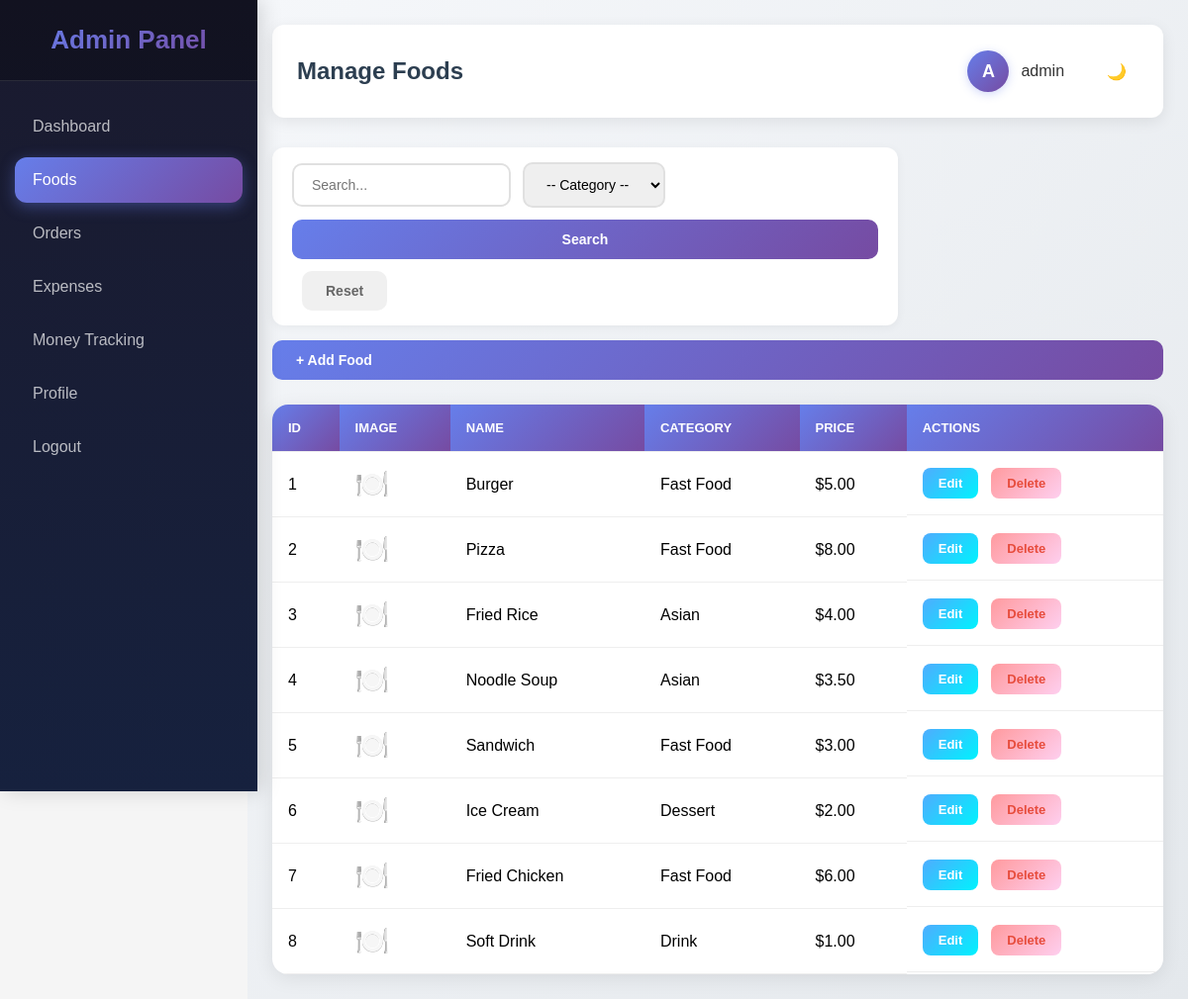
The app's page /admin/foods.php (signed in) with its own data.
### tables this page shows
CREATE TABLE foods (
    id INT AUTO_INCREMENT PRIMARY KEY,
    name VARCHAR(200) NOT NULL,
    description TEXT,
    price DECIMAL(10,2) NOT NULL,
    category VARCHAR(50) DEFAULT 'Other',
    image VARCHAR(255),
    created_at TIMESTAMP DEFAULT CURRENT_TIMESTAMP
);

### admin/foods.php (the view, shortened to what this page needs)
<?php
require_once '../config.php';
$search = $_GET['search'] ?? '';
$sql = "SELECT * FROM foods WHERE 1=1";
$params = [];
$sql .= " ORDER BY created_at DESC";
$stmt = $conn->prepare($sql);
$stmt->execute($params);
$foods = $stmt->fetchAll();
?>
<!DOCTYPE html>
<html lang="en">
<head>
    <link rel="stylesheet" href="../css/style.css">
    <link rel="stylesheet" href="../css/toast.css">
    <link rel="stylesheet" href="../css/admin.css">
</head>
<body>
    <div class="admin-wrapper">
        <aside class="sidebar">
            <div class="sidebar-header">
                <h2>Admin Panel</h2>
            </div>
            <ul class="sidebar-menu">
                <li><a href="dashboard.php">Dashboard</a></li>
                <li><a href="foods.php" class="active">Foods</a></li>
                <li><a href="orders.php">Orders</a></li>
                <li><a href="expenses.php">Expenses</a></li>
                <li><a href="money_tracking.php">Money Tracking</a></li>
                <li><a href="profile.php">Profile</a></li>
                <li><a href="../logout.php">Logout</a></li>
            </ul>
        </aside>
        <main class="main-content">
            <div class="top-bar">
                <h1>Manage Foods</h1>
                <div class="top-bar-right">
                    <a href="profile.php" class="user-profile">
                        <?php if (!empty($_SESSION['profile_image'])): ?>
                        <img src="../uploads/profiles/<?= $_SESSION['profile_image'] ?>" alt="Profile" class="profile-img">
                        <?php else: ?>
                        <div class="profile-placeholder"><?= strtoupper(substr($_SESSION['username'], 0, 1)) ?></div>
                        <?php endif; ?>
                        <span><?= $_SESSION['username'] ?></span>
                    </a>
                    <button class="theme-toggle" onclick="toggleTheme()" style="background:rgba(255,255,255,0.2);border:none;color:white;padding:8px 12px;border-radius:5px;cursor:pointer;font-size:16px;">🌙</button>
                </div>
            </div>
            <div class="page-actions">
                <form method="GET" class="search-form">
                    <input type="text" name="search" placeholder="Search..." value="<?= htmlspecialchars($search) ?>">
                    <select name="category">
                        <option value="">-- Category --</option>
                    </select>
                    <button type="submit" class="btn-primary">Search</button>
                    <a href="foods.php" class="btn-secondary">Reset</a>
                </form>
                <a href="add_food.php" class="btn-primary">+ Add Food</a>
            </div>
            <div class="table-container">
                <table>
                    <thead>
                        <tr>
                            <th>ID</th>
                            <th>Image</th>
                            <th>Name</th>
                            <th>Category</th>
                            <th>Price</th>
                            <th>Actions</th>
                        </tr>
                    </thead>
                    <tbody>
                        <?php foreach ($foods as $food): ?>
                        <tr>
                            <td><?= $food['id'] ?></td>
                            <td>
                                <?php if ($food['image']): ?>
                                    <img src="../uploads/<?= $food['image'] ?>" class="food-thumb">
                                <?php else: ?>
                                    <span class="no-image">🍽️</span>
                                <?php endif; ?>
                            </td>
                            <td><?= $food['name'] ?></td>
                            <td><?= $food['category'] ?></td>
                            <td>$<?= number_format($food['price'], 2) ?></td>
                            <td>
                                <a href="edit_food.php?id=<?= $food['id'] ?>" class="btn-edit">Edit</a>
                                <a href="delete_food.php?id=<?= $food['id'] ?>" class="btn-delete" onclick="return confirm('Are you sure?')">Delete</a>
                            </td>
                        </tr>
                        <?php endforeach; ?>
                    </tbody>
                </table>
            </div>
        </main>
    </div>
</body>
</html>

### css/style.css (style rules this page uses)
* { margin: 0; padding: 0; box-sizing: border-box; font-family: 'Segoe UI', Tahoma, Geneva, Verdana, sans-serif; }
body { background-color: #f5f5f5; min-height: 100vh; }
h1 { color: #333; margin-bottom: 20px; }
.btn-primary { background: linear-gradient(135deg, #667eea 0%, #764ba2 100%); color: white; padding: 12px 30px; border: none; border-radius: 5px; cursor: pointer; font-size: 16px; width: 100%; transition: transform 0.2s; }
.btn-edit { background: #3498db; color: white; padding: 5px 15px; text-decoration: none; border-radius: 3px; font-size: 12px; margin-right: 5px; }
.btn-delete { background: #e74c3c; color: white; padding: 5px 15px; text-decoration: none; border-radius: 3px; font-size: 12px; }
.btn-secondary { background: #95a5a6; color: white; padding: 12px 30px; text-decoration: none; border-radius: 5px; display: inline-block; margin-left: 10px; }
.theme-toggle { background: rgba(255,255,255,0.2); border: none; color: white; padding: 8px 15px; border-radius: 5px; cursor: pointer; font-size: 18px; transition: background 0.3s; }
* { margin: 0; padding: 0; box-sizing: border-box; font-family: 'Poppins', sans-serif; }
body { min-height: 100vh; }

### records on screen
foods: id "1", name "Burger", category "Fast Food", price "5.00"
foods: id "2", name "Pizza", category "Fast Food", price "8.00"
foods: id "3", name "Fried Rice", category "Asian", price "4.00"
foods: id "4", name "Noodle Soup", category "Asian", price "3.50"
foods: id "5", name "Sandwich", category "Fast Food", price "3.00"
foods: id "6", name "Ice Cream", category "Dessert", price "2.00"
foods: id "7", name "Fried Chicken", category "Fast Food", price "6.00"
foods: id "8", name "Soft Drink", category "Drink", price "1.00"

### other values on screen
substr($_SESSION['username'], 0, 1) "A"
$_SESSION['username'] "admin"
